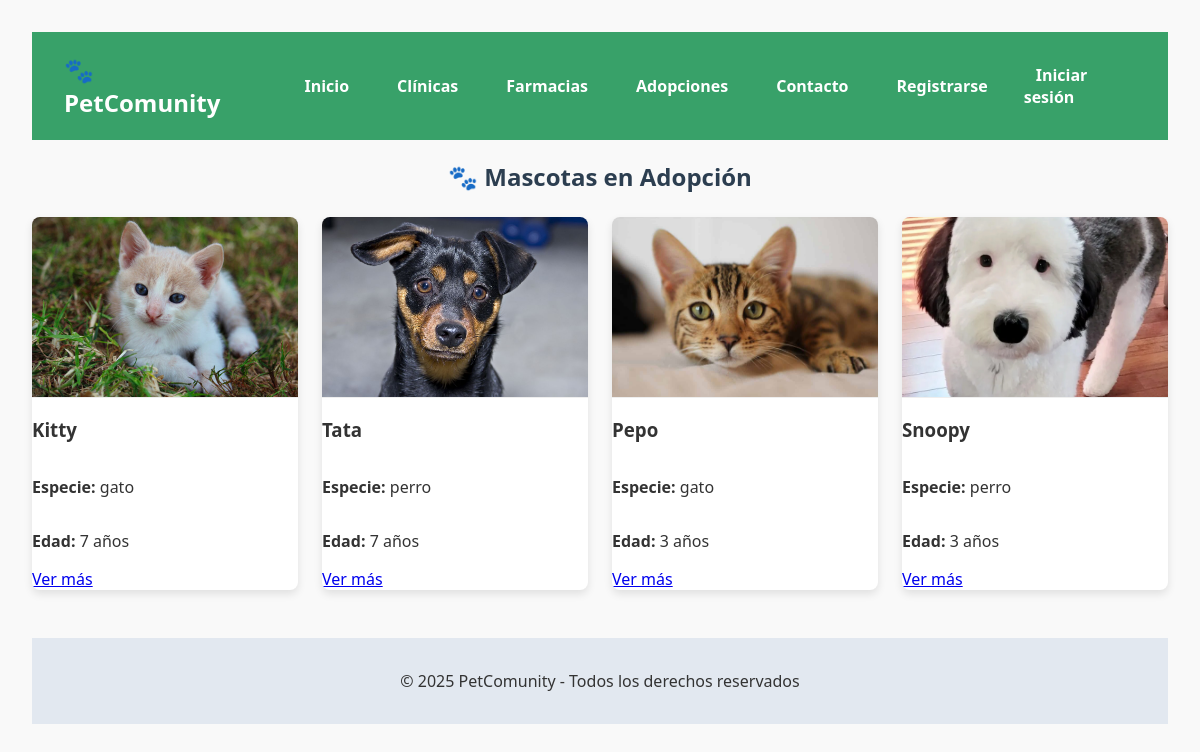
Before: /adopciones/ with the older database file.
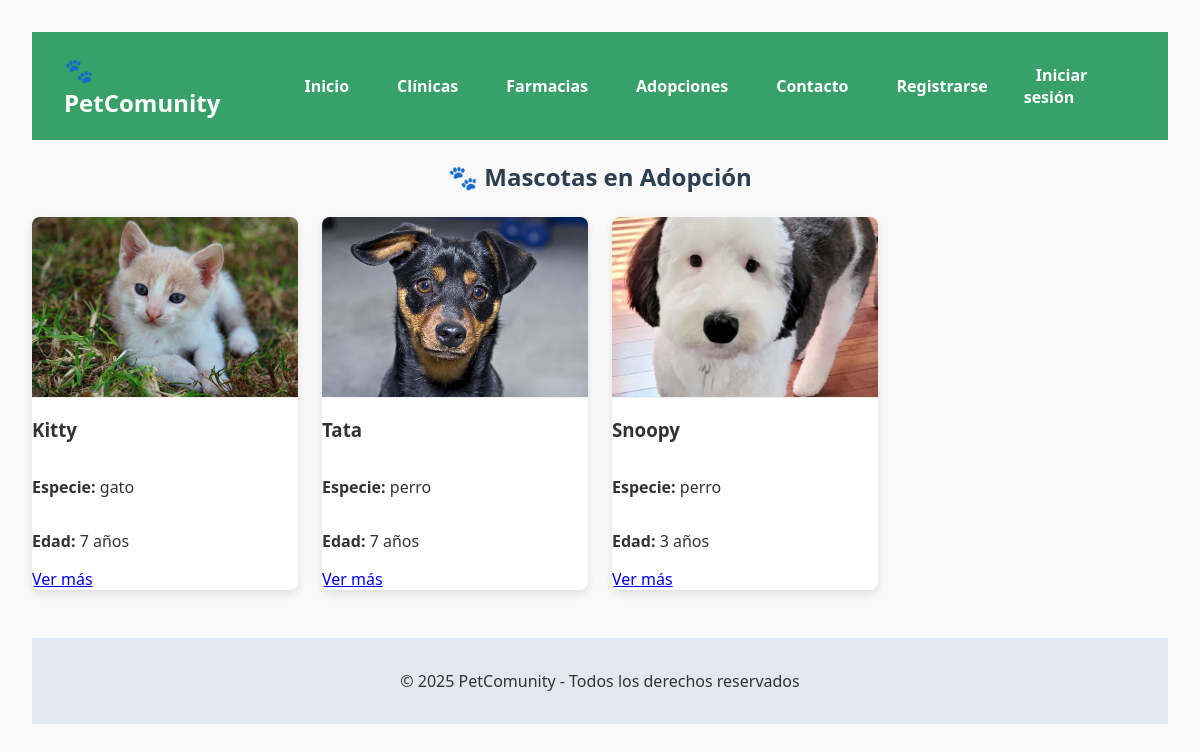
After: the same page with the newer database file.
### adopciones/models.py (models this page shows, shortened)
class MascotaEnAdopcion(models.Model):
    ESPECIE_CHOICES = [
        ('perro', 'Canino'),
        ('gato', 'Felino'),
        ('otro', 'Otro'),
    ]
    nombre = models.CharField(max_length=100)
    edad = models.PositiveIntegerField()
    especie = models.CharField(max_length=20, choices=ESPECIE_CHOICES)
    descripcion = models.TextField()
    imagen = models.ImageField(upload_to='mascotas/', null=True, blank=True)
    fecha_publicacion = models.DateTimeField(auto_now_add=True)
    publicada_por = models.ForeignKey(User, on_delete=models.CASCADE)
    estado = models.CharField(max_length=20, choices=[('pendiente', 'Pendiente'), ('publicada', 'Publicada'), ('revisada', 'Revisada')], default='pendiente')

### core/views.py (the view)
# urls.py: path('adopciones/', views.adopciones, name='adopciones'),
def adopciones(request):
    mascotas = MascotaEnAdopcion.objects.filter(
        publicada_por__profile__tipo='clinica',
        estado='publicada'
    ).order_by('-fecha_publicacion')
    return render(request, 'adopciones.html', {'mascotas': mascotas})

### core/templates/adopciones.html
{% extends "base.html" %}
{% load static %}
{% block extra_css %}
<link rel="stylesheet" href="{% static 'css/adopciones.css' %}">
{% endblock %}
{% block content %}
<h2>🐾 Mascotas en Adopción</h2>
<div class="grid-mascotas">
  {% for mascota in mascotas %}
    <div class="tarjeta-mascota">
      <img src="{{ mascota.imagen.url }}" alt="{{ mascota.nombre }}">
      <h3>{{ mascota.nombre }}</h3>
      <p><strong>Especie:</strong> {{ mascota.especie }}</p>
      <p><strong>Edad:</strong> {{ mascota.edad }} años</p>
      <a href="{% url 'detalle_mascota' mascota.id %}">Ver más</a>
    </div>
  {% empty %}
    <p>No hay mascotas publicadas aún.</p>
  {% endfor %}
</div>
{% endblock %}

### core/templates/base.html (shortened to what this page needs)
{% load static %}
<!DOCTYPE html>
<html lang="es">
<head>
    <link rel="stylesheet" href="{% static 'css/style.css' %}" />
    {% block extra_css %}{% endblock %}
</head>
<body>
    <header>
        <nav>
            <div class="logo">🐾 PetComunity</div>
            <ul class="nav-links">
                <li><a href="{% url 'home' %}">Inicio</a></li>
                <li><a href="{% url 'clinicas' %}">Clínicas</a></li>
                <li><a href="{% url 'farmacias' %}">Farmacias</a></li>
                <li><a href="{% url 'adopciones' %}">Adopciones</a></li>
                <li><a href="{% url 'contacto' %}">Contacto</a></li>
                {% if request.user.is_authenticated %}
                <li class="menu-perfil-li">
                    <button class="btn-perfil">{{ request.user.get_username }} ⌄</button>
                    <ul class="submenu">
                        {% if request.user.profile.tipo == "clinica" %}
                            <li><a href="{% url 'panel_clinica' %}">Panel de Clínica</a></li>
                            <li><a href="{% url 'publicar_adopcion' %}">Publicar mascota</a></li>
                            <li><a href="{% url 'registrar_reserva' %}">Registrar reserva</a></li>
                        {% elif request.user.profile.tipo == "cliente" %}
                            <li><a href="#">Mis reservas</a></li>
                            <li><a href="#">Mis mascotas</a></li>
                            {% elif request.user.profile.tipo == "farmacia" %}
                            <li><a href="{% url 'panel_farmacia' %}">Panel de Farmacia</a></li>
                            <li><a href="#">Productos</a></li>
                            <li><a href="#">Punto de Venta</a></li>
                        {% endif %}
                        <li><a href="{% url 'logout' %}">Cerrar sesión</a></li>
                        </ul>
                    </li>
                {% else %}
                    <li><a href="{% url 'registro' %}">Registrarse</a></li>
                    <li><a href="{% url 'login' %}">Iniciar sesión</a></li>
                {% endif %}
            </ul>
        </nav>
    </header>
    <main>
        {% block content %}{% endblock %}
    </main>
    <footer>
        <p>&copy; 2025 PetComunity - Todos los derechos reservados</p>
    </footer>
</body>
</html>

### core/static/css/style.css (style rules this page uses)
body { margin: 0; font-family: 'Segoe UI', sans-serif; background-color: #f8f9fa; color: #333; }
header { background-color: #38a169; padding: 1rem 2rem; }
nav { display: flex; justify-content: space-between; align-items: center; }
.logo { font-size: 1.5rem; font-weight: bold; color: white; }
footer { text-align: center; padding: 1rem; background-color: #e2e8f0; color: #333; margin-top: 3rem; }
.nav-links { list-style: none; display: flex; gap: 1.5rem; align-items: center; }
.nav-links li { position: relative; }
.nav-links li a { text-decoration: none; color: white; font-weight: 600; padding: 8px 12px; border-radius: 6px; transition: background-color 0.3s, color 0.3s; }

### core/static/css/adopciones.css (style rules this page uses)
body { font-family: 'Segoe UI', Tahoma, Geneva, Verdana, sans-serif; background-color: #f9f9f9; margin: 0; padding: 2rem; color: #333; }
h2 { text-align: center; margin-bottom: 1.5rem; color: #2c3e50; }
.grid-mascotas { display: grid; grid-template-columns: repeat(auto-fill, minmax(250px, 1fr)); gap: 1.5rem; max-width: 1200px; margin: 0 auto; }
.tarjeta-mascota { background: white; border-radius: 8px; box-shadow: 0 4px 8px rgba(0,0,0,0.1); overflow: hidden; transition: transform 0.2s ease, box-shadow 0.2s ease; display: flex; flex-direction: column; }
.tarjeta-mascota img { width: 100%; height: 180px; object-fit: cover; border-bottom: 1px solid #eee; }

Changed rows visible on the page:
no longer on this page (row edited): MascotaEnAdopcion: imagen (picture), nombre "Pepo", especie "gato", edad "3"
